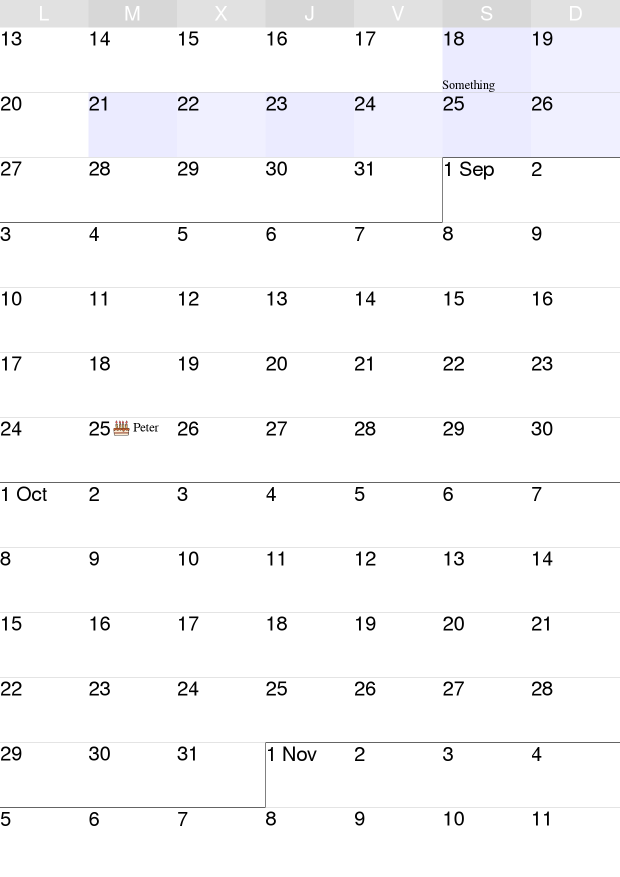
#> input picture screenshot.png, 1240 x 1754 px (shown at 1/2 size); its folder holds only this picture in this run
$ python main.py
#> lines starting #> are read from the running program, lines starting #| are printed output that depends on the picture
#! python3
import os
import PIL.Image
import PIL.ImageEnhance
import PIL.ImageOps
import PIL.ImageChops

EXTENSIONS = {"jpg", "jpeg", "png"}


def diff(h):
    out = 0
    for i in range(256):
        out += h[i] * i ** 10
    return out


def intensive(path=".", constant=23, flipped=False):
#> called with path = '.', constant = 23, flipped = False
    filenames = {i for i in os.listdir(path) if i.split(".")[-1] in EXTENSIONS}
    images = list()
    for filename in filenames:
        im = PIL.Image.open(filename).convert("L")
        im.thumbnail((300, 300))
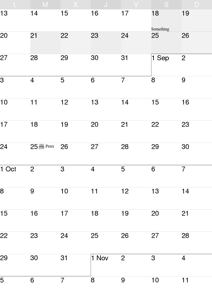
#> im: PIL image 212x300 L; min 42, max 255, mean 247.7
        if flipped:
            flip = im.transpose(PIL.Image.FLIP_LEFT_RIGHT)
        for name, i in images:
            h1 = diff(PIL.ImageChops.difference(im, i).histogram())
            if flipped:
                h2 = diff(PIL.ImageChops.difference(flip, i).histogram())
                lm = len(str(min(h1, h2)))
            else:
                lm = len(str(h1))
            if lm < constant:
                print("!1", lm, filename, name)

        images.append((filename, im))


if __name__ == "__main__":
    intensive()
